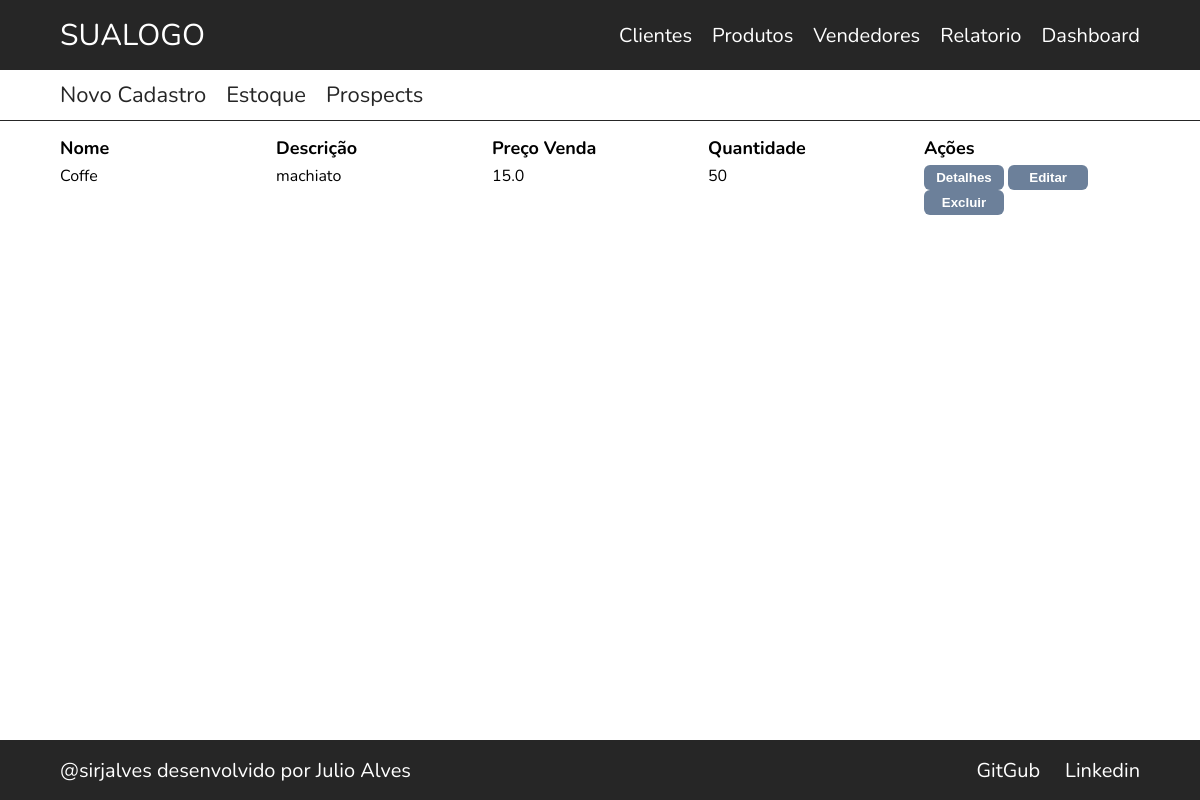
The app's page /product/list/, older data.
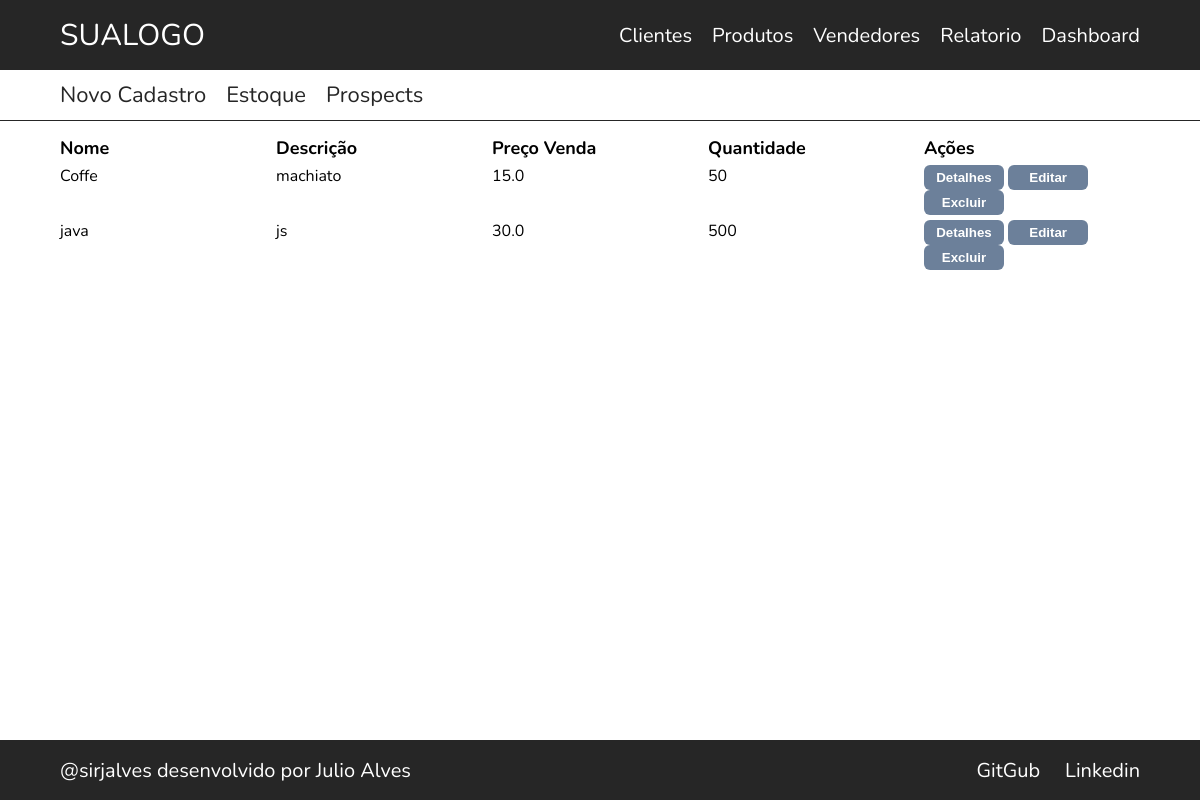
The same page, newer data.
### product/models.py (models this page shows)
class Product(models.Model):
    product_name = models.CharField(max_length=30)
    description = models.CharField(max_length=100)
    sale_price = models.FloatField()
    purchase_price = models.FloatField()
    quantity = models.IntegerField()
    purchase_date = models.DateTimeField()
    sell_date = models.DateField(auto_now=True)
    active = models.BooleanField(default=True)
    class Meta:
        db_table = "PRODUCT"

### product/views.py (the view)
# urls.py: path('list/', ProductListView.as_view(), name = 'product-list'),
class ProductListView(ListView):
    template_name = 'product/product-list.html'
    model = Product
    queryset = Product.objects.all()

### product/templates/product/product-list.html (shortened to what this page needs)
{% extends "model-page.html" %}
{% block content %}
<div class="content">
    <div class="sub-menu">
        <div>
            <a href={% url "product:product-create" %}>Novo Cadastro</a>
            <a href="#">Estoque</a>
            <a href="#">Prospects</a>
        </div>
    </div>
    <div class="table">
        <div class="table-header">
            <div class="table-collum">Nome</div>
            <div class="table-collum">Descrição</div>
            <div class="table-collum">Preço Venda</div>
            <div class="table-collum">Quantidade</div>
            <div class="table-collum">Ações</div>
        </div>
        {% for product in product_list %}
        <div class="table-row">
            <div class="table-collum"> {{product.product_name}} </div>
            <div class="table-collum"> {{product.description}} </div>
            <div class="table-collum"> {{product.sale_price}} </div>
            <div class="table-collum"> {{product.quantity}} </div>
            <div class="table-collum">
                <button type="button" class="button button-danger">Detalhes</button>
                <button type="button" class="button button-danger">Editar</button>
                <button type="button" class="button button-danger">Excluir</button>
            </div>
        </div>
        {% endfor %}
    </div>
</div>
{% endblock %}

Row changes from the older to the newer data that the page shows:
added Product: product_name "java", description "js", sale_price "30.0", quantity "500"
